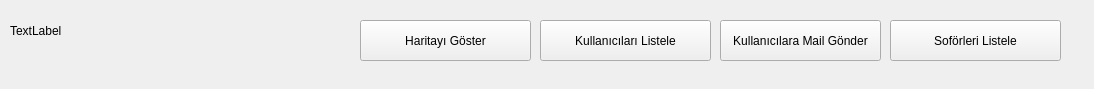
<?xml version="1.0" encoding="UTF-8"?>
<ui version="4.0">
 <class>mainpanel</class>
 <widget class="QWidget" name="mainpanel">
  <property name="geometry">
   <rect>
    <x>0</x>
    <y>0</y>
    <width>1094</width>
    <height>89</height>
   </rect>
  </property>
  <property name="windowTitle">
   <string>Journey Sharing Application v.0.1</string>
  </property>
  <widget class="QPushButton" name="pushButton">
   <property name="geometry">
    <rect>
     <x>360</x>
     <y>20</y>
     <width>171</width>
     <height>41</height>
    </rect>
   </property>
   <property name="styleSheet">
    <string notr="true">color=rgb(0, 85, 255)</string>
   </property>
   <property name="text">
    <string>Haritayı Göster</string>
   </property>
  </widget>
  <widget class="QPushButton" name="pushButton_2">
   <property name="geometry">
    <rect>
     <x>540</x>
     <y>20</y>
     <width>171</width>
     <height>41</height>
    </rect>
   </property>
   <property name="text">
    <string>Kullanıcıları Listele</string>
   </property>
  </widget>
  <widget class="QPushButton" name="pushButton_3">
   <property name="geometry">
    <rect>
     <x>720</x>
     <y>20</y>
     <width>161</width>
     <height>41</height>
    </rect>
   </property>
   <property name="text">
    <string>Kullanıcılara Mail Gönder</string>
   </property>
  </widget>
  <widget class="QPushButton" name="pushButton_4">
   <property name="geometry">
    <rect>
     <x>890</x>
     <y>20</y>
     <width>171</width>
     <height>41</height>
    </rect>
   </property>
   <property name="text">
    <string>Soförleri Listele</string>
   </property>
  </widget>
  <widget class="QLabel" name="Digital_clock">
   <property name="geometry">
    <rect>
     <x>10</x>
     <y>20</y>
     <width>251</width>
     <height>21</height>
    </rect>
   </property>
   <property name="text">
    <string>TextLabel</string>
   </property>
  </widget>
 </widget>
 <resources/>
 <connections/>
</ui>
